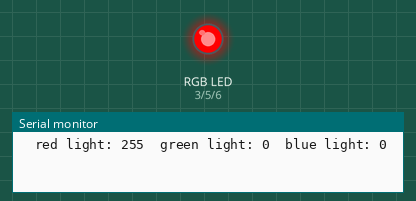
Recording of a sketch running on a simulated Arduino Uno, built with avr-gcc and run on an emulated ATmega328P. Shown: an RGB LED mixed from three pins (HIGH = lit), the last lines printed to the serial monitor.

Above: at 0.05 s.
At 1.95 s:
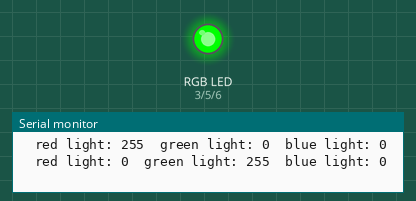
At 2.95 s:
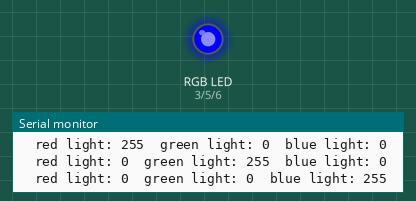
At 3.95 s:
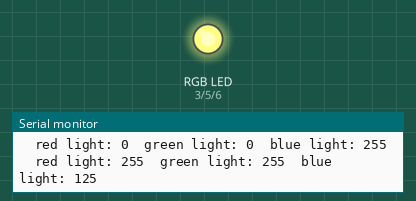
At 5.95 s:
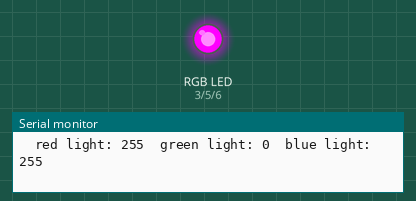
At 7.95 s:
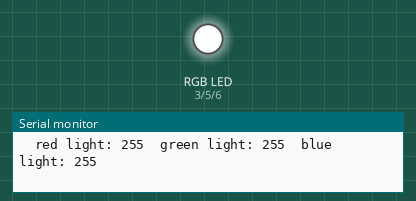
Timing chart, 0 to 10.4 s (numbered marks = the images above):
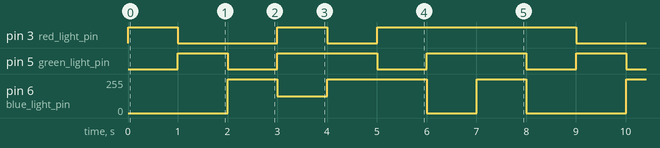

The sketch:

weird_rgb_code.ino
```cpp
int red_light_pin= 3;
int green_light_pin = 5;
int blue_light_pin = 6;
int wait=1000;
void setup() {
  pinMode(red_light_pin, OUTPUT);
  pinMode(green_light_pin, OUTPUT);
  pinMode(blue_light_pin, OUTPUT);
  Serial.begin(9600);
}
void RGB_color(int red_light_value, int green_light_value, int blue_light_value)
 {
  analogWrite(red_light_pin, red_light_value);
  analogWrite(green_light_pin, green_light_value);
  analogWrite(blue_light_pin, blue_light_value);
  Serial.print("  red light: ");
  Serial.print(red_light_value);
  Serial.print("  green light: ");
  Serial.print(green_light_value);
  Serial.print("  blue light: ");
  Serial.println(blue_light_value);
 }
void loop() {
  RGB_color(255, 0, 0); // Red
  delay(wait);
  RGB_color(0, 255, 0); // Green
  delay(wait);
  RGB_color(0, 0, 255); // Blue
  delay(wait);
  RGB_color(255, 255, 125); // Raspberry
  delay(wait);
  RGB_color(0, 255, 255); // Cyan
  delay(wait);
  RGB_color(255, 0, 255); // Magenta
  delay(wait);
  RGB_color(255, 255, 0); // Yellow
  delay(wait);
  RGB_color(255, 255, 255); // White
  delay(wait);
}
```

Measured:
- by itself, pin 3 (red_light_pin): repeats every 8.0 s: LOW 2.0 s, HIGH 1.0 s, LOW 1.0 s, HIGH 4.0 s
- by itself, pin 5 (green_light_pin): repeats every 8.0 s: 2 × (LOW 1.0 s, HIGH 2.0 s), LOW 1.0 s, HIGH 1.0 s
- by itself, pin 6 (blue_light_pin): repeats every 8.0 s: 125/255 1.0 s, 255/255 2.0 s, 0/255 1.0 s, 255/255 1.0 s, 0/255 2.0 s, 255/255 1.0 s
